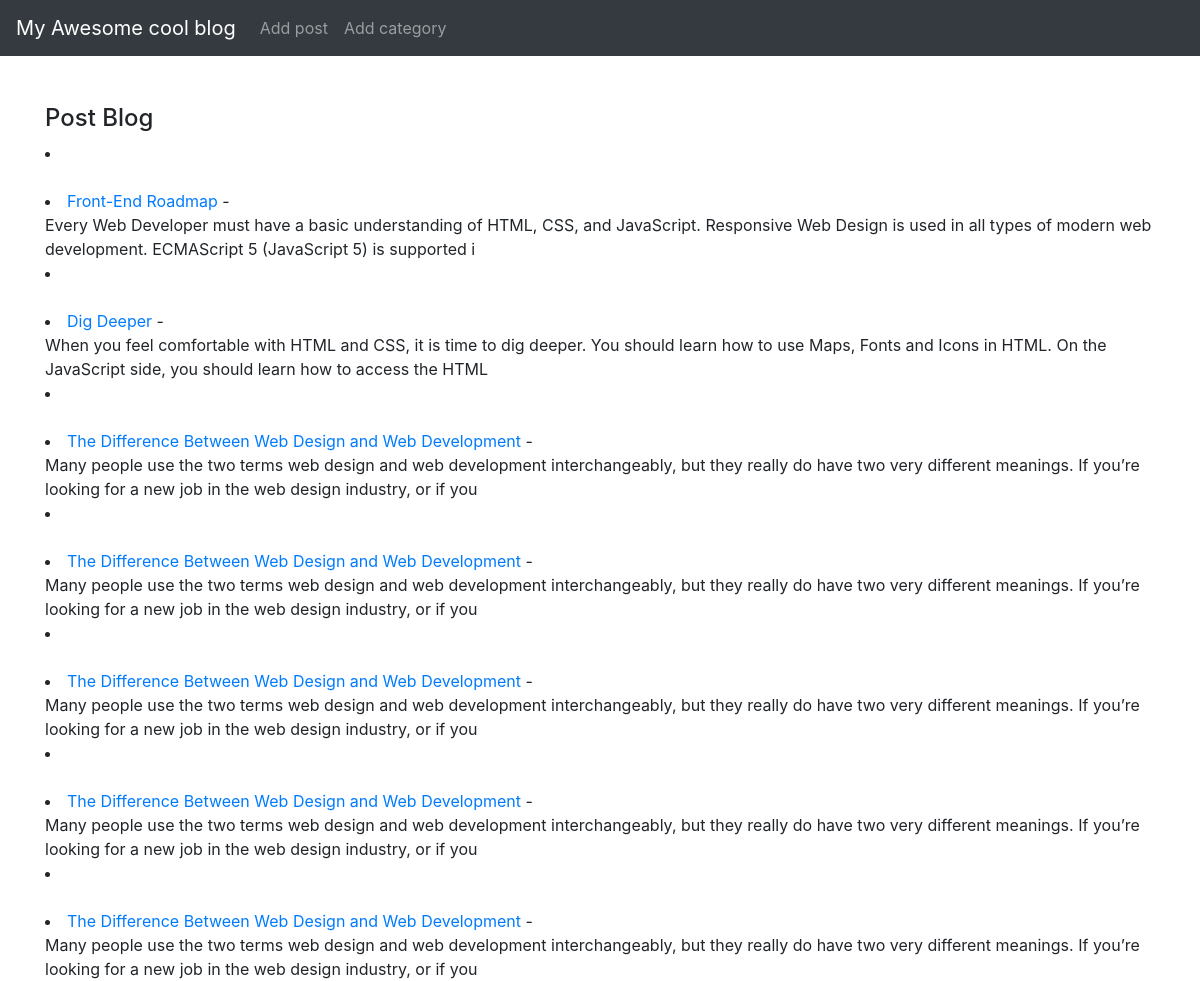
The page / on the database its author committed.
### blog/models.py (models this page shows, shortened)
class Post(models.Model):
    title = models.CharField(max_length=100)
    title_tag = models.CharField(max_length=20)
    author = models.ForeignKey(User, on_delete=models.CASCADE)
    body = models.TextField()
    post_date = models.DateTimeField(auto_now_add=True)

### blog/views.py (the view)
# urls.py: path('', views.home, name='home'),
def home(request):
    posts = Post.objects.all()
    return render(request, 'home.html', {'posts': posts})

### blog/templates/home.html
{% extends 'base.html' %}
{% block content  %}
<h4>Post Blog</h4>
{% for post in  posts %}
<li class="mb-4">
<li> <a href="{% url 'blog:detail' post.pk %}">{{post.title}}</a>
    {{post.author.first_name}} {{post.author.last_name}}-
    <br>
    {{post.body|slice:"200"|safe}}
</li>
{% endfor %}
{% endblock content  %}

### templates/base.html (shortened to what this page needs)
<!doctype html>
<html lang="en">
<head>
    <link rel="stylesheet" href="https://stackpath.bootstrapcdn.com/bootstrap/4.5.0/css/bootstrap.min.css"
>
</head>
<body>
    <nav class="navbar navbar-expand-lg navbar-dark bg-dark">
        <a class="navbar-brand" href="#">My Awesome cool blog</a>
        <div class="collapse navbar-collapse" id="navbarSupportedContent">
            <ul class="navbar-nav mr-auto">
                <li class="nav-item">
                    <a class="nav-link" href="{% url 'blog:add_post' %}">Add post</a>
                </li>
                <li class="nav-item">
                    <a class="nav-link" href="#">Add category</a>
                </li>
            </ul>
        </div>
    </nav>
    <div class="container mt-5">
        {% block content  %}
        {% endblock content  %}
    </div>
</body>
</html>

### rows shown on the page
Post: title "Front-End Roadmap", body "Every Web Developer must have a basic understanding of HTML, CSS, and JavaScript. Responsive Web Design is used in all types of modern web development. ECMAScript 5 (JavaScript 5) is supported i"
Post: title "Dig Deeper", body "When you feel comfortable with HTML and CSS, it is time to dig deeper. You should learn how to use Maps, Fonts and Icons in HTML. On the JavaScript side, you should learn how to access the HTML"
Post: title "The Difference Between Web Design and Web Development", body "Many people use the two terms web design and web development interchangeably, but they really do have two very different meanings. If you’re looking for a new job in the web design industry, or if you"
Post: title "The Difference Between Web Design and Web Development", body "Many people use the two terms web design and web development interchangeably, but they really do have two very different meanings. If you’re looking for a new job in the web design industry, or if you"
Post: title "The Difference Between Web Design and Web Development", body "Many people use the two terms web design and web development interchangeably, but they really do have two very different meanings. If you’re looking for a new job in the web design industry, or if you"
Post: title "The Difference Between Web Design and Web Development", body "Many people use the two terms web design and web development interchangeably, but they really do have two very different meanings. If you’re looking for a new job in the web design industry, or if you"
Post: title "The Difference Between Web Design and Web Development", body "Many people use the two terms web design and web development interchangeably, but they really do have two very different meanings. If you’re looking for a new job in the web design industry, or if you"
